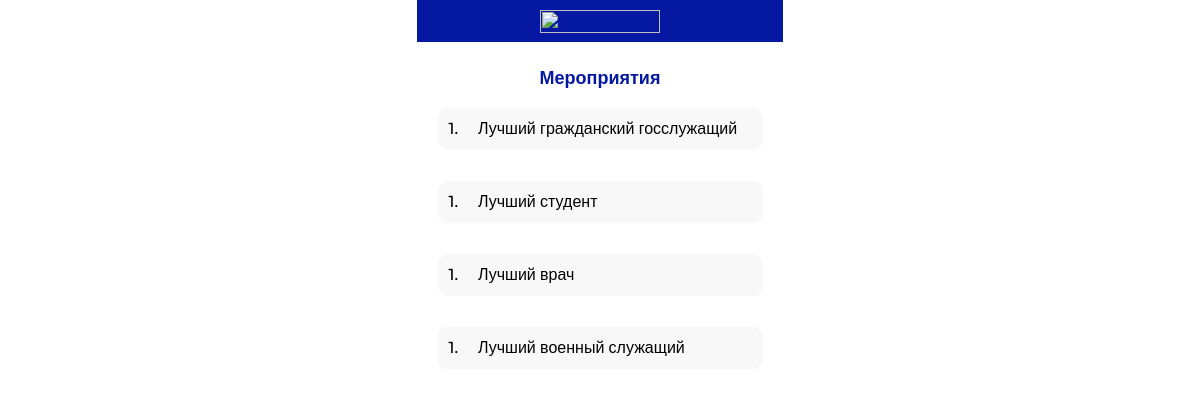
The page /events/ (signed in) on the database its author committed.
### web_app/models.py (models this page shows)
class Event(models.Model):
    name = models.CharField(max_length=255)

### web_app/views.py (the view)
# urls.py: path('events/', EventView.as_view(), name = 'events'),
class EventView(LoginRequiredMixin, ListView):
    login_url = '/login/'
    redirect_field_name = '/events/'
    queryset = Event.objects.all()
    template_name = 'list.html'
    def get_context_data(self, *, object_list=None, **kwargs):
        context = super().get_context_data(**kwargs)
        context['name'] = 'Мероприятия'
        context['path'] = 'nomination'
        context['back'] = None
        return context

### templates/list.html (shortened to what this page needs)
{% load static %}
<!DOCTYPE html>
<html lang="en">
<head>
    <link rel="stylesheet" href="style.css">
    <link rel="stylesheet" type="text/css" href="{% static 'css/style.css' %}">
</head>
<body>
<div class="center">
            <header class="header">
                <img class="img__header" src="https://i.ibb.co/2FmWy1Y/logo.png" alt="">
            </header>
            <br>
            <div class="nomination">{{ name }}</div>
            <br>
           <div class="users">
            {% for obj in object_list %}
            <div class="users__block">
                <div class="user__border">
                    <div class="user__text">
                    <div class="user__id">1. </div>
                    <div class="user__name"><a style="text-decoration: none; color: black" href="{% url path  obj.id %}">{{ obj.name }}</a></div>
                 </div>
                </div>
             </div>
               {% endfor %}
</div>
</body>
</html>

### static/css/style.css (style rules this page uses)
* { font-family: 'Montserrat', sans-serif; }
.center { display: flex; margin: 0; justify-content: center; align-items: center; flex-direction: column; }
.users { display: flex; flex-direction: column; }
.users__block { width: 325px; height: 73px; }
.user__border { background-color: #F8F8F8; border: 1px solid #F8F8F8; border-radius: 10px; }
.user__id { padding-right: 20px; }
.user__text { font-family: 'Montserrat', sans-serif; font-weight: 500; font-size: 16px; display: flex; flex-direction: row; line-height: 19.5px; padding: 10px; }
.header { background-color: #0518A1; display: flex; width: 100%; margin: 0 auto; max-width: 1470px; width: 366px; height: 42px; position: fixed; top:0; }
.img__header { width: 120px; height: 23px; padding-top: 10px; vertical-align: center; margin: 0 auto; }
.nomination { font-family: 'Montserrat', sans-serif; margin: 0 auto; padding-top: 40px; font-size: 18px; font-weight: 600; color: #0518A1; }

### rows shown on the page
Event: name "Лучший гражданский госслужащий"
Event: name "Лучший студент"
Event: name "Лучший врач"
Event: name "Лучший военный служащий"

### other values the page prints
{{ name }} "Мероприятия"
